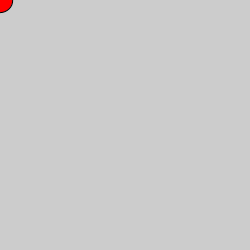
Frame 1 (no input)
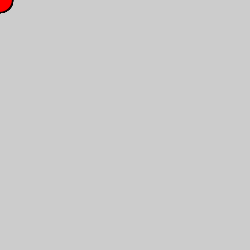
Frame 60 (the mouse pressed at the canvas centre just before this capture)
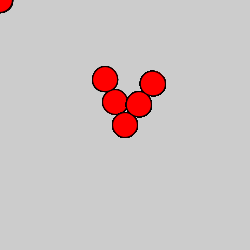
Frame 120 (the mouse held since frame 60 and released just before this capture)

The Processing sketch that drew these frames (run headless with seeded random() and noise(); from frame 60 on, the mouse is pressed at the canvas centre):

// Processing sketch: Fig_5_7
// ── Fig_5_7.pde
void setup()
{
  size(250, 250);
}

void draw()
{
if(mouseX == pmouseX || mouseY == pmouseY)
{
  pushMatrix();              //create matrix
  translate(mouseX,mouseY);  //follow mouse
  rotate(second());        //rotate over time
  fill(255,0,0);              //fill red
  ellipse(0,0,25,25); 
  ellipse(0,25,25,25);
  ellipse(0,50,25,25);
  popMatrix();              //end matrix
}

}
